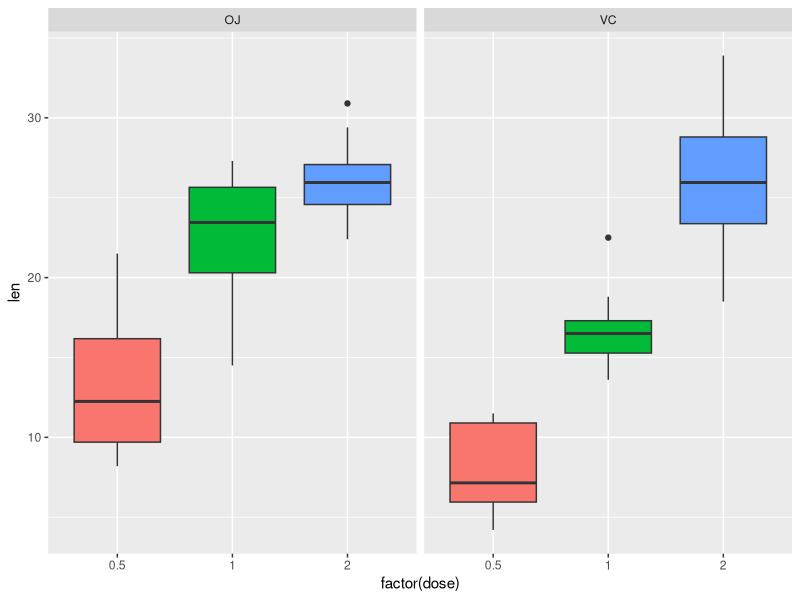
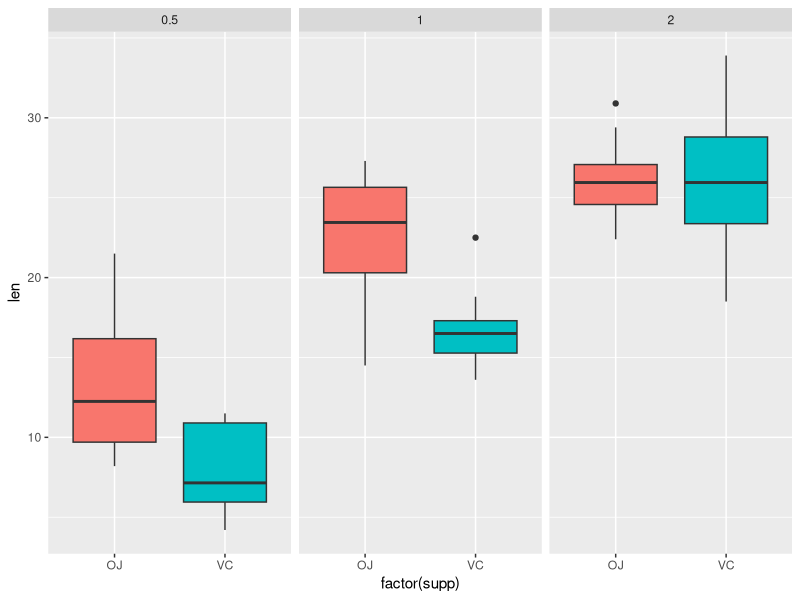

Reproduce these figures in R, in order. (Note: this script raises an error after producing the figures.)
## ---- chunk 1
knitr::opts_chunk$set(echo = TRUE)
## ---- chunk 2
library(ggplot2)
data("ToothGrowth")
str(ToothGrowth)
summary(ToothGrowth)
par(mfrow = c(1,2))
p1 <- ggplot(ToothGrowth, aes(x = factor(dose), y = len, fill = factor(dose))) 
p1 + geom_boxplot() + guides(fill=FALSE) + facet_grid(. ~ supp)
p2 <- ggplot(ToothGrowth, aes(x = factor(supp), y = len, fill = factor(supp))) 
p2 + geom_boxplot() + guides(fill=FALSE) + facet_grid(. ~ dose)
## ---- chunk 3
df0.5 <- subset(ToothGrowth, dose == 0.5)
df1.0 <- subset(ToothGrowth, dose == 1.0)
df2.0 <- subset(ToothGrowth, dose == 2.0)

test0.5 <- t.test(len ~ supp, paired = FALSE, var.equal = FALSE, data = df0.5)
test0.5$p.value 
test0.5$conf

test1.0 <- t.test(len ~ supp, paired = FALSE, var.equal = FALSE, data = df1.0)
test1.0$p.value 
test1.0$conf
## ---- chunk 4
test2.0 <- t.test(len ~ supp, paired = FALSE, var.equal = FALSE, data = df2.0)
test2.0$p.value 
test2.0$conf
